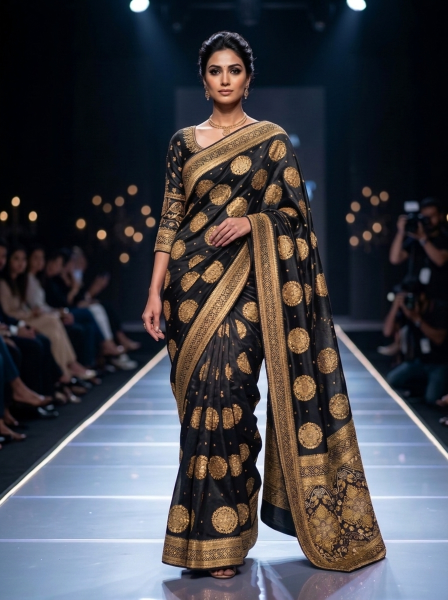
#> input picture assets/products/model-midnight-black-runway.jpg, 896 x 1200 px (shown at 1/2 size)
$ python -i generate_runway_videos.py   (imports and definitions only)
#> lines starting #> are read from the running program, lines starting #| are printed output that depends on the picture
import os
import sys
import subprocess
import numpy as np
from PIL import Image, ImageEnhance, ImageFilter
import cv2

# Path to ffmpeg
import imageio_ffmpeg
# [1 line that did not run here, left out]

PRODUCTS_DIR = r"C:\SSP\public\assets\products"
VIDEOS_DIR = r"C:\SSP\public\assets\videos"
DIST_VIDEOS_DIR = r"C:\SSP\dist\assets\videos"
DIST_PRODUCTS_DIR = r"C:\SSP\dist\assets\products"

# [2 lines not run here, left out]

models = [
    {
        "code": "SP-MEENA-01",
        "img": os.path.join(PRODUCTS_DIR, "model-crimson-runway.jpg"),
        "video_base": "saree-crimson-runway-walk",
        "zari_color": (255, 215, 0)
    },
    {
        "code": "SP-INDIGO-02",
        "img": os.path.join(PRODUCTS_DIR, "model-indigo-runway.jpg"),
        "video_base": "saree-indigo-runway-walk",
        "zari_color": (240, 210, 100)
    },
    {
        "code": "SP-RANI-03",
        "img": os.path.join(PRODUCTS_DIR, "model-rani-pink-runway.jpg"),
        "video_base": "saree-rani-runway-walk",
        "zari_color": (255, 220, 120)
    },
    {
        "code": "SP-GOLD-04",
        "img": os.path.join(PRODUCTS_DIR, "model-mustard-gold-runway.jpg"),
        "video_base": "saree-mustard-runway-walk",
        "zari_color": (255, 200, 50)
    },
    {
        "code": "SP-TEAL-05",
        "img": os.path.join(PRODUCTS_DIR, "model-teal-green-runway.jpg"),
        "video_base": "saree-teal-runway-walk",
        "zari_color": (230, 210, 160)
    }
]

def create_runway_motion_video(img_path, output_mp4, output_webm):
#> called with output_mp4 = 'out.png', output_webm = 'out1.png'
    print(f"Generating cinematic runway video for: {os.path.basename(img_path)}...")
    src_img = Image.open(img_path).convert("RGB")
#> src_img is the input picture: PIL image 896x1200 RGB; mean R, G, B 66.3, 65.9, 71.9
    src_w, src_h = src_img.size
#> src_w = 896; src_h = 1200

    # Target video resolution: 720x960 (3:4 runway aspect ratio)
    target_w, target_h = 720, 960

    # Generate 150 frames at 30 fps = 5.0 seconds seamless loop
    fps = 30
    total_frames = 150

    # Temporary raw frames output directory
    temp_dir = os.path.join(VIDEOS_DIR, "temp_frames")
    os.makedirs(temp_dir, exist_ok=True)

    np_src = np.array(src_img)

    for i in range(total_frames):
        # Progress 0.0 to 1.0
        t = i / float(total_frames)
        # Sine wave for smooth seamless back-and-forth camera glide
        phase = (1.0 - np.cos(t * 2 * np.pi)) / 2.0  # 0 -> 1 -> 0

        # Subtle walking stride bounce: 4 steps in 5 seconds
        step_bounce = np.sin(t * 8 * np.pi) * 3.5

        # Camera zoom: from 1.0 (full length) to 1.14 (mid-shot inspection of drape & pallu)
        scale = 1.0 + 0.14 * phase

        # Crop window based on scale
        crop_w = int(src_w / scale)
        crop_h = int(src_h / scale)

        # Focus centered on model torso & pallu drape (y around 45% of height)
        center_x = src_w / 2.0 + np.sin(t * 4 * np.pi) * 4.0 # subtle swaying stride
        center_y = src_h * 0.46 + step_bounce

        left = int(max(0, min(src_w - crop_w, center_x - crop_w / 2.0)))
        top = int(max(0, min(src_h - crop_h, center_y - crop_h / 2.0)))

        cropped = src_img.crop((left, top, left + crop_w, top + crop_h))
        frame = cropped.resize((target_w, target_h), Image.Resampling.LANCZOS)

        # Dynamic runway lighting sweep across the zari brocade
        np_frame = np.array(frame).astype(np.float32)

        # Light beam sweep horizontal position
        beam_x = target_w * (0.2 + 0.6 * np.sin(t * 2 * np.pi + np.pi/4)**2)

        # Light gradient mesh
        x_indices = np.arange(target_w)
        beam_intensity = np.exp(-((x_indices - beam_x) ** 2) / (2 * (160 ** 2)))
        beam_matrix = np.tile(beam_intensity, (target_h, 1))

        # Add soft warm shimmer to highlight zari reflections
        shimmer = (beam_matrix * 18.0)[:, :, np.newaxis]
        np_frame = np.clip(np_frame + shimmer, 0, 255).astype(np.uint8)

        frame_path = os.path.join(temp_dir, f"frame_{i:04d}.jpg")
        cv2.imwrite(frame_path, cv2.cvtColor(np_frame, cv2.COLOR_RGB2BGR))
#> this loop made 150 passes
#> pass 1, in create_runway_motion_video, `frame = cropped.resize((target_w, target_h), Image.Resampling.LANCZOS)`:
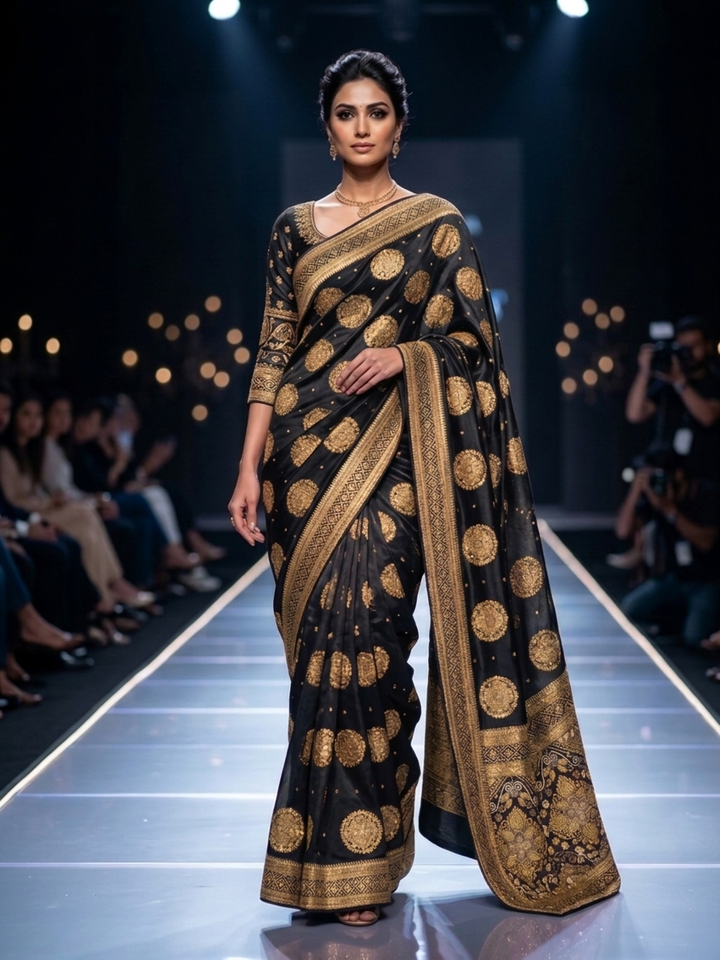
#> frame: PIL image 720x960 RGB; mean R, G, B 66.3, 65.9, 71.9
#> after the loop:
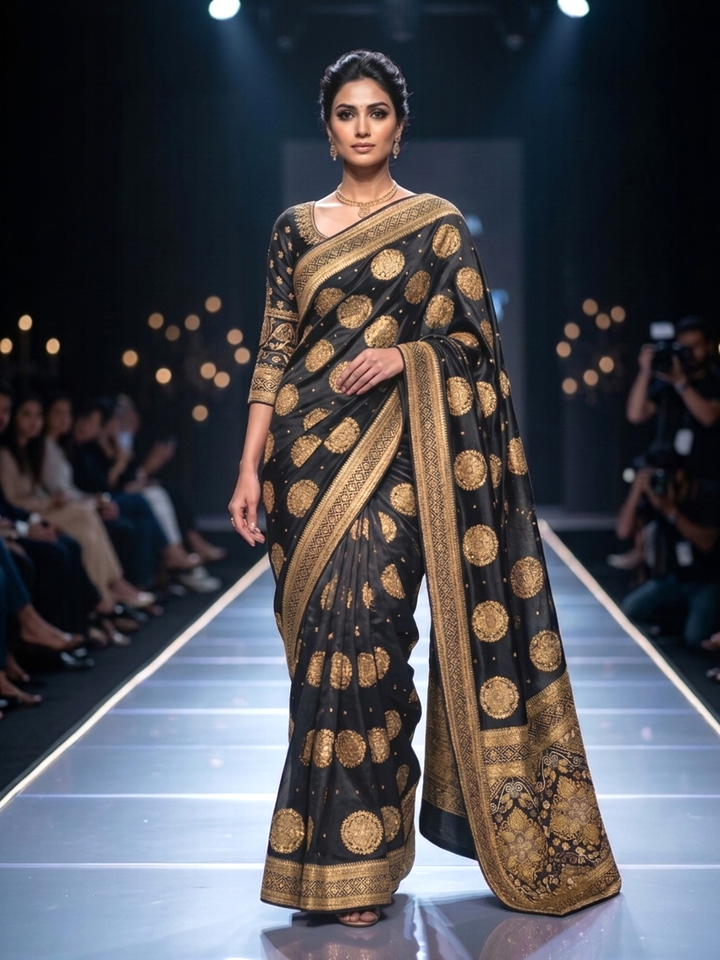
#> np_frame: shape (960, 720, 3); mean R, G, B 75.5, 75.1, 81

    print("Encoding MP4 and WebM with ffmpeg...")

    # 1. Encode MP4 (H.264, yuv420p, high compatibility)
    mp4_cmd = [
#> (the run stopped early here; a loop or call above may not have finished)
